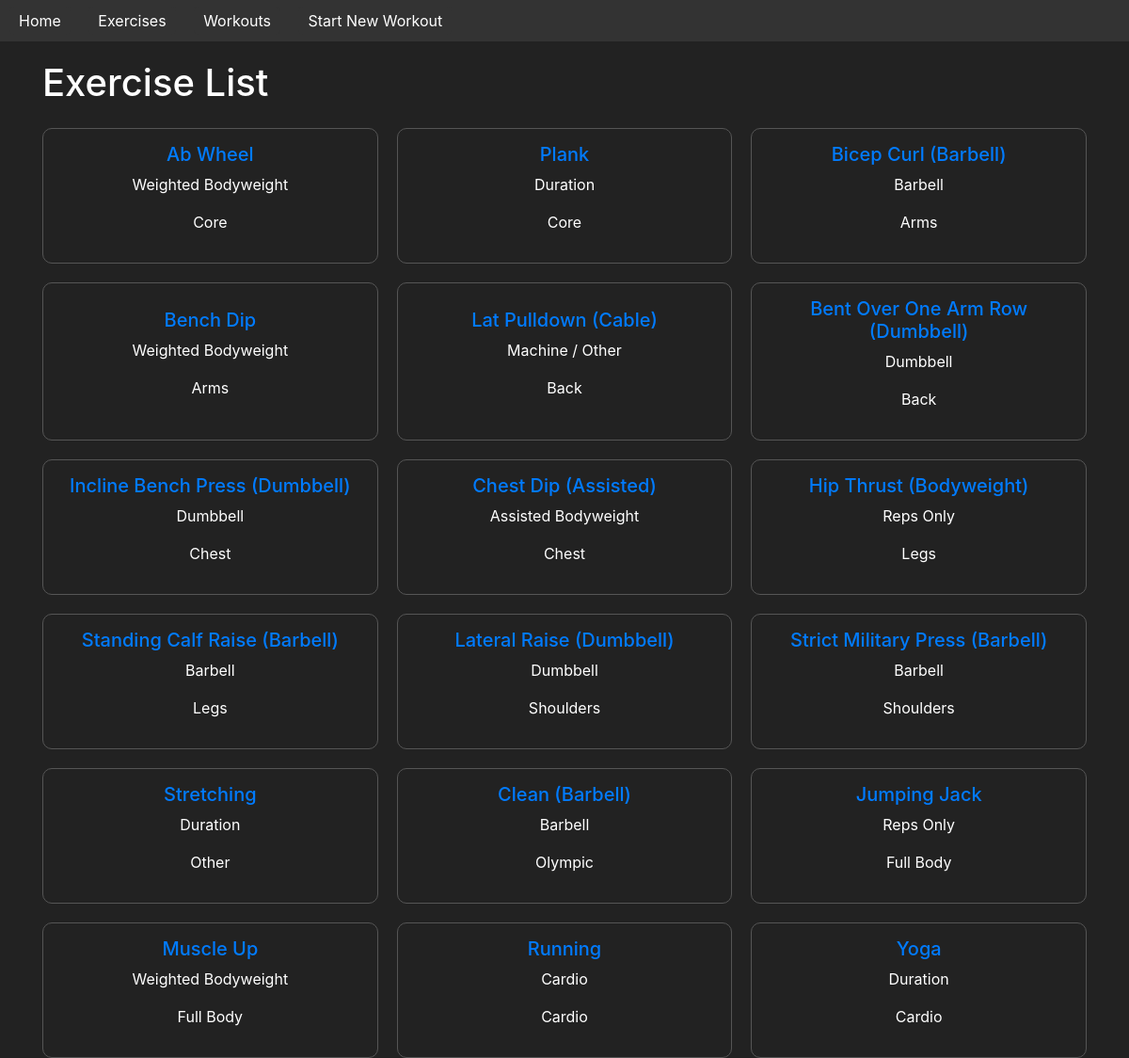
The app's page /gym/exercises/ with its own data.
### gym/models.py (models this page shows, shortened)
class Exercise(models.Model):
    id = models.BigAutoField(primary_key=True)
    name = models.CharField(max_length=60)
    description = models.TextField()
    CATEGORY_CHOICES = [
        ('Barbell', 'barbell'),
        ('Dumbbell', 'dumbbell'),
        ('Machine / Other', 'machine'),
        ('Weighted Bodyweight', 'weighted_bw'),
        ('Assisted Bodyweight', 'assisted_bw'),
        ('Reps Only', 'reps'),
        ('Cardio', 'cardio'),
        ('Duration', 'duration'),
    ]
    category = models.CharField(max_length=30, choices=CATEGORY_CHOICES)
    BODYPART_CHOICES = [
        ('Core', 'core'),
        ('Arms', 'arms'),
        ('Back', 'back'),
        ('Chest', 'chest'),
        ('Legs', 'legs'),
        ('Shoulders', 'shoulders'),
        ('Other', 'other'),
        ('Olympic', 'olympic'),
        ('Full Body', 'fullbody'),
        ('Cardio', 'cardio'),
    ]
    bodypart = models.CharField(max_length=30, choices=BODYPART_CHOICES)

### gym/views.py (the view)
# urls.py: path('exercises/', ExerciseListView.as_view(), name='exercise_list'),
class ExerciseListView(ListView):
    model = Exercise
    template_name = 'exercise_list.html'
    context_object_name = 'exercises'

### gym/templates/exercise_list.html (shortened to what this page needs)
{% extends 'base_generic.html' %}
{% load static %}
{% block head %}
    <link rel="stylesheet" href="{% static 'css/exercise_list.css' %}">
{% endblock %}
{% block content %}
    <h1 class="mb-4">Exercise List</h1>
    <div class="exercise-list">
        {% for exercise in exercises %}
            <div class="exercise-item">
                <a href="{% url 'exercise_detail' pk=exercise.pk %}">
                    <div>
                        <div>
                            <h5 class="text-primary">{{ exercise.name }}</h5>
                            <p>{{ exercise.category }}</p>
                            <p>{{ exercise.bodypart }}</p>
                        </div>
                    </div>
                </a>
            </div>
        {% endfor %}
    </div>
{% endblock %}

### gym/static/css/main_styles.css (style rules this page uses)
body { background-color: #222; color: #fff; }

### gym/static/css/exercise_list.css (style rules this page uses)
.exercise-list { display: grid; grid-template-columns: repeat(auto-fill, minmax(300px, 1fr)); gap: 20px; }
.exercise-item { border: 1px solid #555; border-radius: 10px; padding: 15px; display: flex; flex-direction: column; justify-content: center; text-align: center; }
.exercise-item a { text-decoration: none; color: inherit; transition: color 0.3s; }

### records on screen
Exercise: name "Ab Wheel", category "Weighted Bodyweight", bodypart "Core"
Exercise: name "Plank", category "Duration", bodypart "Core"
Exercise: name "Bicep Curl (Barbell)", category "Barbell", bodypart "Arms"
Exercise: name "Bench Dip", category "Weighted Bodyweight", bodypart "Arms"
Exercise: name "Lat Pulldown (Cable)", category "Machine / Other", bodypart "Back"
Exercise: name "Bent Over One Arm Row (Dumbbell)", category "Dumbbell", bodypart "Back"
Exercise: name "Incline Bench Press (Dumbbell)", category "Dumbbell", bodypart "Chest"
Exercise: name "Chest Dip (Assisted)", category "Assisted Bodyweight", bodypart "Chest"
Exercise: name "Hip Thrust (Bodyweight)", category "Reps Only", bodypart "Legs"
Exercise: name "Standing Calf Raise (Barbell)", category "Barbell", bodypart "Legs"
Exercise: name "Lateral Raise (Dumbbell)", category "Dumbbell", bodypart "Shoulders"
Exercise: name "Strict Military Press (Barbell)", category "Barbell", bodypart "Shoulders"
Exercise: name "Stretching", category "Duration", bodypart "Other"
Exercise: name "Clean (Barbell)", category "Barbell", bodypart "Olympic"
Exercise: name "Jumping Jack", category "Reps Only", bodypart "Full Body"
Exercise: name "Muscle Up", category "Weighted Bodyweight", bodypart "Full Body"
Exercise: name "Running", category "Cardio", bodypart "Cardio"
Exercise: name "Yoga", category "Duration", bodypart "Cardio"
